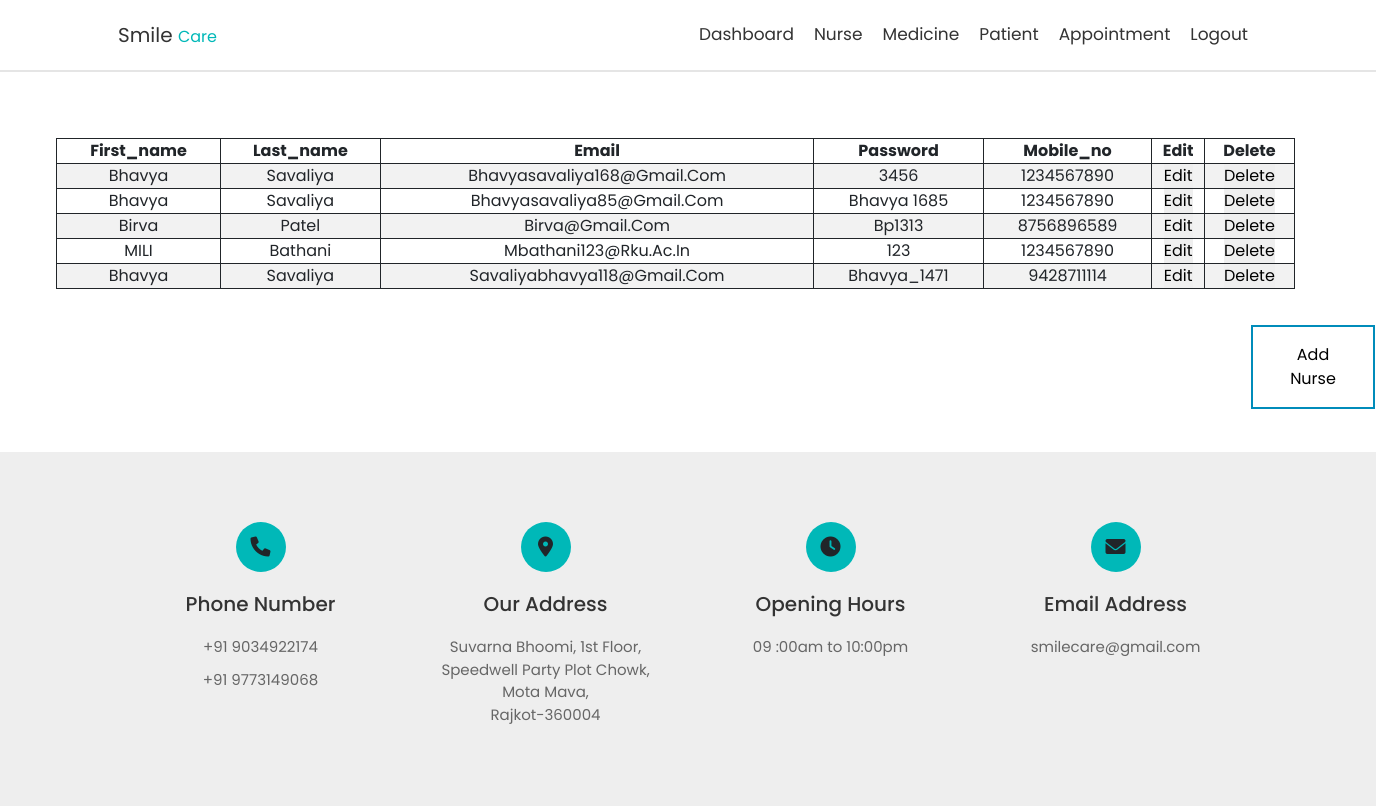
The page /admin_manage_nurse.php on the database its author committed.
### tables this page shows
CREATE TABLE `registration` (
  `first_name` char(50) NOT NULL,
  `last_name` char(50) NOT NULL,
  `email` varchar(50) NOT NULL,
  `password` varchar(25) NOT NULL,
  `confirm_password` varchar(50) NOT NULL,
  `mobile_no` varchar(11) NOT NULL,
  `type` varchar(11) NOT NULL
);

### admin_manage_nurse.php (the view, shortened to what this page needs)
<?php
@include_once 'connection.php';
@include_once 'admin_header.php';
?>
<!DOCTYPE html>
<html>
    <head>
        <link rel="stylesheet" href="css/nurse.css">
        <link rel="stylesheet" href="css/style.css">
    </head>
    <body>
        <div class="container" style="margin-top: 10%; margin-left: 3%;">
<?php
        $q="select * from registration where type='Nurse';";
        $result=mysqli_query($conn,$q);
        echo"<table border='1' style='width: 90%'>";
        echo "<tr>";
        echo "<th> first_name </th>";
        echo "<th> last_name </th>";
        echo "<th> email </th>";
        echo "<th> password </th>";
        echo "<th> mobile_no </th>";
        echo "<th> edit </th>";
        echo "<th> delete </th>";
        echo "</tr>";
        while($r=mysqli_fetch_array($result))
        {
            echo "<tr>";
            echo "<td>".$r[0]."</td>";
            echo "<td>".$r[1]."</td>";
            echo "<td>".$r[2]."</td>";
            echo "<td>".$r[3]."</td>";
            echo "<td>".$r[5]."</td>";
?>
            <td> <a href="admin_nurse_edit.php?email=<?php echo $r[2]; ?>"><input type="button" value="Edit" name="ebtn"/></a></td>
            <td> <a href="delete.php?email=<?php echo $r[2]; ?>"><input type="button" value="Delete" name="dbtn"/></a></td>
<?php
            echo "</tr>";
        }
        echo "</table> <br/><br/>";
?>
        </div>
        <form action="admin_add_nurse.php" method="post">
                <div style="margin-top: 10%; margin-left: 1250px; ">
                    <button class="button button1">Add Nurse</button>
                </div>
            </form>
    </body>
</html>
<?php
    echo "<div style='margin-top: 3%;'>";
    @include_once 'footer.php';
    echo "</div>";
?>

### admin_header.php (shortened to what this page needs)
<!DOCTYPE html>
<html lang="en">
<head>
   <link rel="stylesheet" href="https://cdnjs.cloudflare.com/ajax/libs/font-awesome/6.0.0/css/all.min.css">
   <link rel="stylesheet" href="https://cdnjs.cloudflare.com/ajax/libs/bootstrap/4.6.1/css/bootstrap.min.css">
   <link rel="stylesheet" href="css/style.css">
</head>
<body>
   <header class="header fixed-top">
      <div class="container">
         <div class="row align-items-center justify-content-between">
            <a href="#home" class="logo">Smile <span>Care</span></a>
            <nav class="nav">
               <a href="admin_dash.php">Dashboard</a>
               <a href="admin_manage_nurse.php">Nurse</a>
               <a href="admin_manage_medicine.php">Medicine</a>
               <a href="admin_manage_patient.php">Patient</a>
               <a href="admin_appointment.php">Appointment</a>
               <a href="logout.php">Logout</a>
            </nav>
         </div>
   </header>
</body>
</html>

### footer.php (shortened to what this page needs)
<!DOCTYPE html>
<html lang="en">
<head>
<link rel="stylesheet" href="https://cdnjs.cloudflare.com/ajax/libs/font-awesome/6.0.0/css/all.min.css">
<link rel="stylesheet" href="https://cdnjs.cloudflare.com/ajax/libs/bootstrap/4.6.1/css/bootstrap.min.css">
<link rel="stylesheet" href="css/style.css">
</head>
<body>
    <section class="footer" style="margin-top: 2%">
        <div class="box-container container">
            <div class="box">
                <i class="fas fa-phone"></i>
                <h3>phone number</h3>
                <p>+91 9034922174</p>
                <p>+91 9773149068</p>
            </div>
            <div class="box">
                <i class="fas fa-map-marker-alt"></i>
                <h3>our address</h3>
                <p>Suvarna Bhoomi, 1st Floor,<br/>
                Speedwell Party Plot Chowk,<br/>
                Mota Mava,<br/>
                Rajkot-360004</p>
            </div>
            <div class="box">
                <i class="fas fa-clock"></i>
                <h3>opening hours</h3>
                <p>09 :00am to 10:00pm</p>
            </div>
            <div class="box">
                <i class="fas fa-envelope"></i>
                <h3>email address</h3>
                <p>smilecare@gmail.com</p>
            </div>
        </div>
    </section>
</body>
</html>

### css/style.css (style rules this page uses)
:root { --blue:#00b8b8; --black:#333; --white:#fff; --light-color:#666; --light-bg:#eee; --border:.2rem solid rgba(0,0,0,.1); --box-shadow:0 .5rem 1rem rgba(0,0,0,.1); }
* { font-family: 'Poppins', sans-serif; margin:0; padding:0; box-sizing: border-box; outline: none; border:none; text-decoration: none !important; text-transform: capitalize; }
html { font-size: 62.5%; overflow-x: hidden; scroll-behavior: smooth; scroll-padding-top: 6.5rem; }
section { padding:7rem 2rem; }
.header { padding:2rem; border-bottom: var(--border); }
.header .logo { font-size: 2rem; color:var(--black); }
.header .logo span { color:var(--blue); }
.header .nav a { margin:0 1rem; font-size: 1.7rem; color:var(--black); }
.footer { background-color: var(--light-bg); }
.footer .box-container { display: grid; grid-template-columns: repeat(auto-fit, minmax(25rem, 1fr)); gap:3rem; }
.footer .box-container .box { text-align: center; }
.footer .box-container .box i { height: 5rem; width: 5rem; border-radius: 50%; line-height: 5rem; font-size: 2rem; background-color: var(--blue); color:var(--whitesmoke); }
.footer .box-container .box h3 { font-size: 2rem; margin:2rem 0; color:var(--black); }
.footer .box-container .box p { font-size: 1.5rem; color:var(--light-color); text-transform: none; }

### css/nurse.css (style rules this page uses)
* { font-size: medium; text-align: center; }
table { width: 100%; position: fixed; }
table,th,td { border: 1px,solid; }
tr:nth-child(even) { background-color: #f2f2f2; }

### admin_manage_nurse.php (style rules this page uses)
.button { background-color: #008CBA; border: none; color: white; padding: 16px 32px; text-align: center; text-decoration: none; display: inline-block; font-size: medium; margin: 2px 1px; transition-duration: 0.4s; cursor: pointer; }
.button1 { background-color: white; color: black; border: 2px solid #008CBA; }

### rows shown on the page
registration: first_name "Bhavya", last_name "Savaliya", email "Bhavyasavaliya168@gmail.com", password "3456", mobile_no "1234567890"
registration: first_name "Bhavya", last_name "Savaliya", email "Bhavyasavaliya85@gmail.com", password "Bhavya 1685", mobile_no "1234567890"
registration: first_name "Birva", last_name "Patel", email "Birva@gmail.com", password "Bp1313", mobile_no "8756896589"
registration: first_name "MILI", last_name "Bathani", email "Mbathani123@rku.ac.in", password "123", mobile_no "1234567890"
registration: first_name "Bhavya", last_name "Savaliya", email "Savaliyabhavya118@gmail.com", password "Bhavya_1471", mobile_no "9428711114"
